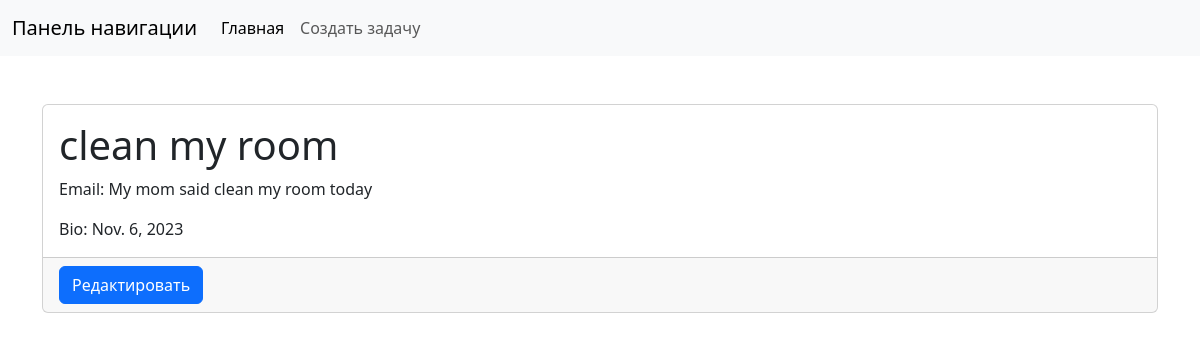
Page /tasks/4 on the committed database.
### ToDoList/models.py (models this page shows, shortened)
class List(models.Model):
    name = models.CharField(max_length=50)
    description = models.TextField()
    date = models.DateField()

### ToDoList/views.py (the view)
# urls.py: path('tasks/<int:pk>', views.TaskDetailView.as_view(), name='task_detail'),
class TaskDetailView(DetailView):
    model = List
    context_object_name = 'list'
    template_name = 'task_detail.html'

### templates/task_detail.html
{% extends 'navbar.html' %}
{% load bootstrap4 %}
{% block content %}
    <div class="container mt-5">
        <div class="card">
            <div class="card-body">
                <h1 class="card-title">{{ list.name }}</h1>
                <p class="card-text">Email: {{ list.description }}</p>
                <p class="card-text">Bio: {{ list.date }}</p>
            </div>
            <div class="card-footer">
                <a class="btn btn-primary" href="{% url 'task_update' pk=list.pk %}">Редактировать</a>
            </div>
        </div>
    </div>
{% endblock %}

### rows in the picture
List: name "clean my room", description "My mom said clean my room today", date "Nov. 6, 2023"
